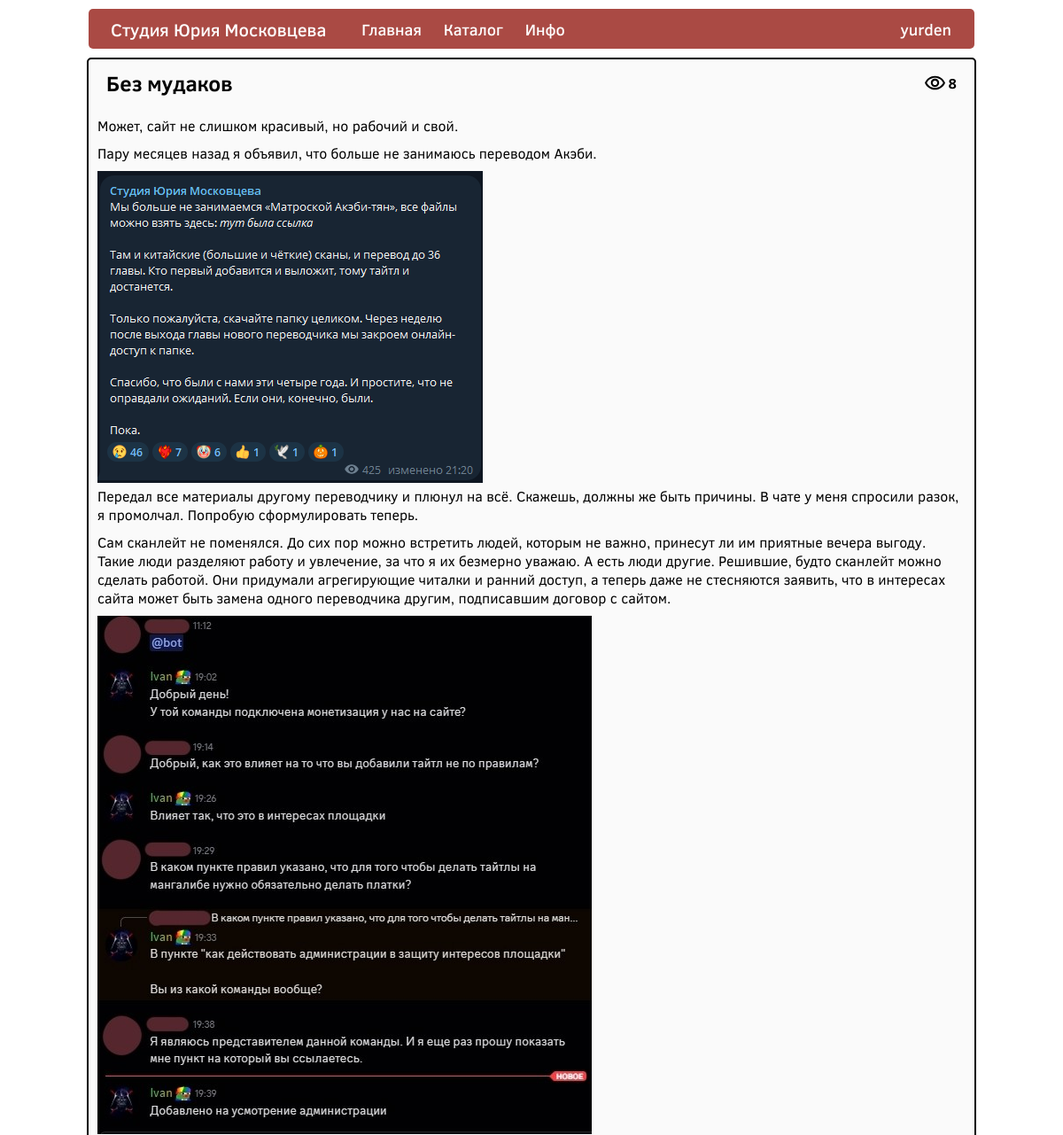
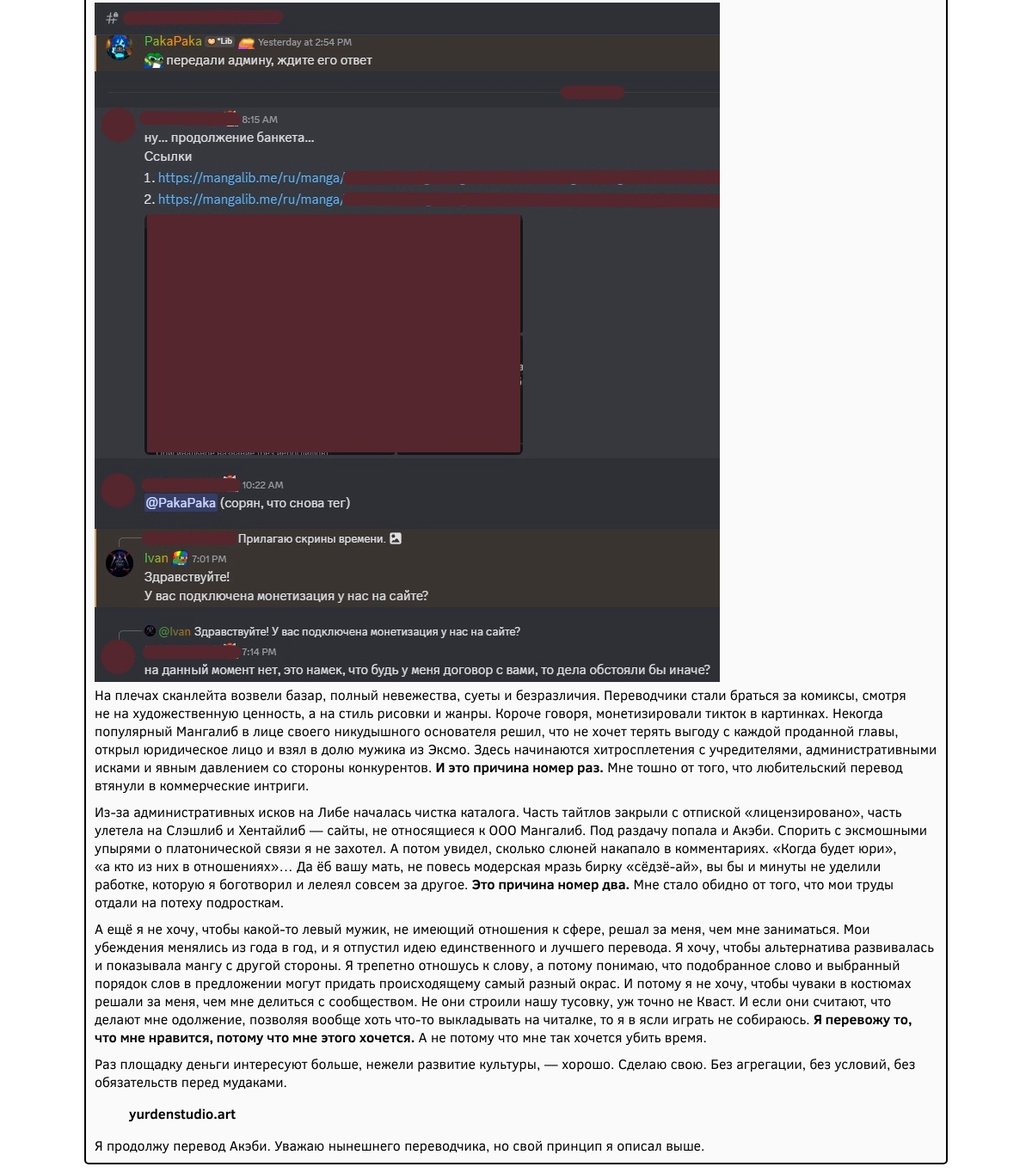
The page /post/bez-mudakov/ (signed in) on the database its author committed (2 pictures, top to bottom).
### post_section/models.py (models this page shows, shortened)
class Post(models.Model):
    post_name = models.CharField(max_length=150,
                                 verbose_name='Название')
    post_slug = models.SlugField(max_length=200,
                                 unique=True,
                                 verbose_name='SLUG-адрес')
    content = RichTextUploadingField(verbose_name='Содержание')
    add_date = models.DateTimeField(auto_now_add=True,
                                    verbose_name='Дата и время создания')
    view_count = models.PositiveIntegerField(default=0,
                                             editable=False,
                                             verbose_name='Счётчик просмотров')

### post_section/views.py (the view)
# urls.py: path('<slug:post_slug>/', views.post_page, name='post-page'),
def post_page(request, post_slug):
    post = get_object_or_404(Post, post_slug=post_slug)
    context = {
        'post': post,
    }
    session_key = f'article_{post.id}_viewed'
    if not request.session.get(session_key, False):
        post.view_count += 1
        post.save()
        request.session[session_key] = True
        request.session.set_expiry(300)
    return render(request, 'post_page.html', context)

### templates/post_page.html (shortened to what this page needs)
{% extends 'top_panel.html' %}
{% load static %}
{% block content %}
    <link rel="stylesheet" href="{% static 'post_section/css/post_page.css' %}">
    <div class="main_container">
        <div class="post_container">
            {% if post.post_slug != 'info' %}
                <div class="post_header">
                    <div class="post_title">
                        <h1>{{ post.post_name }}</h1>
                    </div>
                    <div class="post_views">
                        <img src="{% static 'post_section/icons/view_eye.svg' %}">
                        <p>{{ post.view_count }}</p>
                    </div>
                </div>
            {% endif %}
            <div class="post_content">
                <p>{{ post.content|safe }}</p>
            </div>
        </div>
    </div>
{% endblock %}

### templates/top_panel.html (shortened to what this page needs)
{% load static %}
<!DOCTYPE html>
<html lang="ru">
<head>
</head>
<body>
        {% block top_panel %}
            <link rel="stylesheet" href="{% static 'main_section/css/top_panel.css' %}">
            <div class="top_panel_container">
                <div class="site_name_container">
                    <p>Студия Юрия Московцева</p>
                </div>
                <div class="buttons_container">
                    <div class="main_page_link">
                        <a href="{% url 'home-page' %}">Главная</a>
                    </div>
                    <div class="catalog_link">
                        <a href="#">Каталог</a>
                    </div>
                    <div class="info_link">
                        <a href="{% url 'info' %}">Инфо</a>
                    </div>
                </div>
                <div class="profile_container">
                    {% if user.is_authenticated %}
                        <button class="profile_menu_btn" onclick="toggleMenu()"><p>{{ user.username }}</p></button>
                    {% endif %}
                </div>
            </div>
        {% endblock %}
        {% block content %}
        {% endblock %}
</body>
</html>

### main_section/static/main_section/css/top_panel.css (style rules this page uses)
body, html { width: 100%; margin: 0; padding: 0; font-family: 'ClearSans'; }
.top_panel_container { display: flex; color: #FFFFFF; height: 45px; width: 1000px; margin: 10px auto 0 auto; align-items: center; background: #AA4A44 !important; border-radius: 5px; }
.site_name_container { font-family: 'ClearSans', sans-serif; display: flex; height: 30px; padding-right: 15px; align-items: center; margin-left: 25px; }
.site_name_container p { font-size: 20px; font-weight: 500; }
.buttons_container { display: flex; flex-direction: row; gap: 15px; align-items: center; margin-left: 20px; margin-right: auto; }
.buttons_container a { font-size: 18px; font-weight: 500; }
.main_page_link { display: flex; border-radius: 5px; transition: all 0.2s ease; }
.main_page_link a { margin: auto 0; padding: 2px 5px; text-decoration: none; color: #FFFFFF; font-weight: 500; }
.catalog_link { display: flex; border-radius: 5px; }
.catalog_link a { text-decoration: none; font-weight: 500; color: #FFFFFF; padding: 2px 5px; }
.info_link { display: flex; border-radius: 5px; }
.info_link a { text-decoration: none; font-weight: 500; color: #FFFFFF; padding: 2px 5px; }
.profile_container { display: flex; justify-content: center; margin-right: 20px; border-radius: 5px; gap: 5px }
.profile_container p { color: white; font: 500 18px 'ClearSans', sans-serif; margin: 0; }
.profile_container button { border: none; border-radius: 5px; background: none; }

### post_section/static/post_section/css/post_page.css (style rules this page uses)
body, html { width: 100%; margin: 0; padding: 0; font-family: 'ClearSans'; }
.main_container { display: flex; flex-direction: column; background: #FAFAFA; width: 1000px; height: fit-content; margin: 10px auto; border: 2px solid #000000; border-radius: 5px; }
.post_header { display: flex; flex-direction: row; }
.post_title { margin: 10px 10px 10px 20px; }
.post_title h1 { font-size: 24px; margin: 0; padding: 0; width: fit-content; }
.post_views { display: flex; flex-direction: row; align-items: center; gap: 3px; margin: 0 20px 0 auto; }
.post_views img { height: 25px; }
.post_views p { font-weight: bolder; margin-bottom: 16.5px; }
.post_content { margin: 10px; }
.post_content p { margin: 0; padding: 0; }
.post_content p:not(:last-child) { margin-bottom: 10px; }

### rows shown on the page
Post: post_name "Без мудаков", view_count "8", content "Может, сайт не слишком красивый, но рабочий и свой. Пару месяцев назад я объявил, что больше не занимаюсь переводом Акэби. Передал все материалы другому переводчику и плюнул на всё. Скажешь, должны же быть причины. В чате у меня спросили разок, я промолчал. Попробую сформулировать теперь. Сам сканлейт не поменялся. До сих пор можно встретить людей, которым не важно, принесут ли им приятные вечера выгоду. Такие люди разделяют работу и увлечение, за что я их безмерно уважаю. А есть люди другие. Решившие, будто сканлейт можно сделать работой. Они придумали агрегирующие читалки и ранний доступ, а теперь даже не стесняются заявить, что в интересах сайта может быть замена одного переводчика…", content (picture)

### other values the page prints
{{ user.username }} "yurden"
